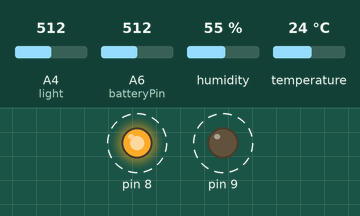
A sketch run on a simulated Arduino Nano, built with avr-gcc and run on an emulated ATmega328P. On the bench: output pins drawn as LEDs (lit = HIGH). Dashed ring = blinking. Inputs (shaded band) come from the test bench; at power-on: A4 (light) = 512, A6 (batteryPin) = 512, humidity 55 %, temperature 24 °C. What the sketch prints to the serial monitor is not drawn.

Above: at 0.5 s.
Timing chart, 0 to 5.0 s (numbered marks = the images above):
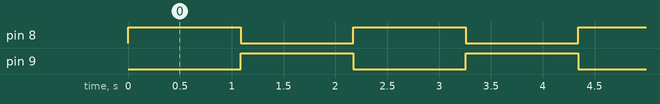

Measured:
- by itself, pin 8, pin 9: alternates HIGH for 1.1 s and LOW for 1.1 s

The sketch:

mayfly_06_light_humidity_oled.ino
```cpp
#include <Wire.h>
//#include <Adafruit_SSD1306.h>
//#include <Adafruit_GFX.h>
#include "Adafruit_SHT4x.h"

Adafruit_SHT4x sht4 = Adafruit_SHT4x();

//#define SCREEN_ADDRESS 0x3C ///< See datasheet for Address; 0x3D for 128x64, 0x3C for 128x32
//Adafruit_SSD1306 display(128, 32, &Wire, -1);

int State8 = LOW;
int State9 = LOW;

int batteryPin = A6;    // select the input pin for the potentiometer
int batterysenseValue = 0;  // variable to store the value coming from the sensor
float batteryvoltage;

void setup ()
{
    pinMode(8, OUTPUT);
    pinMode(9, OUTPUT);
    Serial.begin(57600);
    Wire.begin();

    Serial.println("EnviroDIY Mayfly v1.0: Onboard sensor demo");
    sht4.begin();
    sht4.setPrecision(SHT4X_HIGH_PRECISION);
    sht4.setHeater(SHT4X_NO_HEATER);

//  display.begin(SSD1306_SWITCHCAPVCC, SCREEN_ADDRESS);  // initialize with the I2C addr 0x3C (for the 128x64)
//  display.clearDisplay();
//  display.setTextSize(1);
//  display.setTextColor(WHITE);
//  display.setCursor(0,0);
//  display.println("Mayfly");
//  display.println("Light/Humidity");
//  display.display();

}

void loop ()
{
    if (State8 == LOW) {    //these 8 lines of code blink the red and green LEDs in alternating fashion for each sample
      State8 = HIGH;
    } else {
      State8 = LOW;
    }
    digitalWrite(8, State8);
    State9 = !State8;
    digitalWrite(9, State9);

  batterysenseValue = analogRead(batteryPin);    //read the battery voltage
  batteryvoltage = (3.3/1023.) * 4.7 * batterysenseValue;   //convert bits to volts

  int light = analogRead(A4);    //read the analog light sensor on the Mayfly, which is hardwired to pin A4
  float lightpercent = light/10.23;  //scale it for percent

  sensors_event_t humidity, temp;    //set up the sht40 object
  sht4.getEvent(&humidity, &temp);// populate temp and humidity objects with fresh data

  Serial.print("Temperature: "); Serial.print(temp.temperature); Serial.print(" degrees C;     ");
  Serial.print("Humidity: "); Serial.print(humidity.relative_humidity); Serial.print("% rH;     ");
  Serial.print("Light: "); Serial.print(lightpercent,1);Serial.print("%;    ");
  Serial.print("Battery: "); Serial.print(batteryvoltage);Serial.println("v;   ");

  //      //the OLED code:
  //      display.clearDisplay();   //you always have to clear the display each time you want to push new text to it
  //      display.setTextSize(1);
  //      display.setTextColor(WHITE);
  //      display.setCursor(0,0);
  //      //display.print("Temp: ");
  //      display.print(temp.temperature); display.print((char)247);  display.println("C");
  //      //display.print("Hum: ");
  //      display.print(humidity.relative_humidity); display.println(" %rH");
  //      display.print("Light: "); display.print(lightpercent,1); display.println("%");
  //      display.print("Battery: "); display.print(batteryvoltage); display.print("v");
  //      display.display();   //you always have to end each push with this line in order to actually display all of the various lines above on the screen

    delay(1000);
}
```
